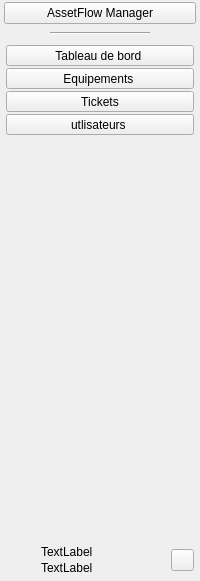
     <widget class="QWidget" name="BarreLaterale" native="true">
      <property name="sizePolicy">
       <sizepolicy hsizetype="Fixed" vsizetype="Preferred">
        <horstretch>0</horstretch>
        <verstretch>0</verstretch>
       </sizepolicy>
      </property>
      <property name="minimumSize">
       <size>
        <width>170</width>
        <height>581</height>
       </size>
      </property>
      <layout class="QVBoxLayout" name="verticalLayout">
       <property name="spacing">
        <number>8</number>
       </property>
       <property name="leftMargin">
        <number>4</number>
       </property>
       <property name="topMargin">
        <number>2</number>
       </property>
       <property name="rightMargin">
        <number>4</number>
       </property>
       <property name="bottomMargin">
        <number>2</number>
       </property>
       <item>
        <widget class="QPushButton" name="btn_icon_return_tableau_de_bord">
         <property name="sizePolicy">
          <sizepolicy hsizetype="MinimumExpanding" vsizetype="Fixed">
           <horstretch>0</horstretch>
           <verstretch>0</verstretch>
          </sizepolicy>
         </property>
         <property name="cursor">
          <cursorShape>PointingHandCursor</cursorShape>
         </property>
         <property name="text">
          <string>AssetFlow Manager</string>
         </property>
         <property name="icon">
          <iconset resource="icones.qrc">
           <normaloff>:/icon_noir/check-circle.svg</normaloff>:/icon_noir/check-circle.svg</iconset>
         </property>
         <property name="iconSize">
          <size>
           <width>15</width>
           <height>15</height>
          </size>
         </property>
        </widget>
       </item>
       <item alignment="Qt::AlignmentFlag::AlignHCenter">
        <widget class="Line" name="line">
         <property name="minimumSize">
          <size>
           <width>100</width>
           <height>0</height>
          </size>
         </property>
         <property name="orientation">
          <enum>Qt::Orientation::Horizontal</enum>
         </property>
        </widget>
       </item>
       <item>
        <widget class="QWidget" name="widget_4" native="true">
         <property name="sizePolicy">
          <sizepolicy hsizetype="MinimumExpanding" vsizetype="Fixed">
           <horstretch>0</horstretch>
           <verstretch>0</verstretch>
          </sizepolicy>
         </property>
         <property name="maximumSize">
          <size>
           <width>16777215</width>
           <height>16777215</height>
          </size>
         </property>
         <layout class="QVBoxLayout" name="verticalLayout_2">
          <property name="spacing">
           <number>2</number>
          </property>
          <property name="leftMargin">
           <number>2</number>
          </property>
          <property name="topMargin">
           <number>2</number>
          </property>
          <property name="rightMargin">
           <number>2</number>
          </property>
          <property name="bottomMargin">
           <number>2</number>
          </property>
          <item>
           <widget class="QToolButton" name="btn_bar_nav_tableau_de_bord">
            <property name="sizePolicy">
             <sizepolicy hsizetype="MinimumExpanding" vsizetype="Fixed">
              <horstretch>0</horstretch>
              <verstretch>0</verstretch>
             </sizepolicy>
            </property>
            <property name="cursor">
             <cursorShape>PointingHandCursor</cursorShape>
            </property>
            <property name="text">
             <string>Tableau de bord </string>
            </property>
            <property name="icon">
             <iconset resource="icones.qrc">
              <normaloff>:/icon_gris/home.svg</normaloff>:/icon_gris/home.svg</iconset>
            </property>
            <property name="iconSize">
             <size>
              <width>15</width>
              <height>15</height>
             </size>
            </property>
            <property name="toolButtonStyle">
             <enum>Qt::ToolButtonStyle::ToolButtonTextBesideIcon</enum>
            </property>
           </widget>
          </item>
          <item>
           <widget class="QToolButton" name="btn_bar_nav_equipement">
            <property name="sizePolicy">
             <sizepolicy hsizetype="MinimumExpanding" vsizetype="Fixed">
              <horstretch>0</horstretch>
              <verstretch>0</verstretch>
             </sizepolicy>
            </property>
            <property name="cursor">
             <cursorShape>PointingHandCursor</cursorShape>
            </property>
            <property name="text">
             <string>Equipements </string>
            </property>
            <property name="icon">
             <iconset resource="icones.qrc">
              <normaloff>:/icon_gris/monitor.svg</normaloff>:/icon_gris/monitor.svg</iconset>
            </property>
            <property name="iconSize">
             <size>
              <width>15</width>
              <height>15</height>
             </size>
            </property>
            <property name="toolButtonStyle">
             <enum>Qt::ToolButtonStyle::ToolButtonTextBesideIcon</enum>
            </property>
           </widget>
          </item>
          <item>
           <widget class="QToolButton" name="btn_bar_nav_tickets">
            <property name="sizePolicy">
             <sizepolicy hsizetype="MinimumExpanding" vsizetype="Fixed">
              <horstretch>0</horstretch>
              <verstretch>0</verstretch>
             </sizepolicy>
            </property>
            <property name="cursor">
             <cursorShape>PointingHandCursor</cursorShape>
            </property>
            <property name="text">
             <string>Tickets</string>
            </property>
            <property name="icon">
             <iconset resource="icones.qrc">
              <normaloff>:/icon_gris/layers.svg</normaloff>:/icon_gris/layers.svg</iconset>
            </property>
            <property name="iconSize">
             <size>
              <width>15</width>
              <height>15</height>
             </size>
            </property>
            <property name="toolButtonStyle">
             <enum>Qt::ToolButtonStyle::ToolButtonTextBesideIcon</enum>
            </property>
           </widget>
          </item>
          <item>
           <widget class="QToolButton" name="btn_bar_nav_utilisateurs">
            <property name="sizePolicy">
             <sizepolicy hsizetype="MinimumExpanding" vsizetype="Fixed">
              <horstretch>0</horstretch>
              <verstretch>0</verstretch>
             </sizepolicy>
            </property>
            <property name="cursor">
             <cursorShape>PointingHandCursor</cursorShape>
            </property>
            <property name="text">
             <string>utlisateurs </string>
            </property>
            <property name="icon">
             <iconset resource="icones.qrc">
              <normaloff>:/icon_gris/user.svg</normaloff>:/icon_gris/user.svg</iconset>
            </property>
            <property name="iconSize">
             <size>
              <width>15</width>
              <height>15</height>
             </size>
            </property>
            <property name="toolButtonStyle">
             <enum>Qt::ToolButtonStyle::ToolButtonTextBesideIcon</enum>
            </property>
           </widget>
          </item>
         </layout>
        </widget>
       </item>
       <item alignment="Qt::AlignmentFlag::AlignBottom">
        <widget class="QWidget" name="widget_5" native="true">
         <property name="sizePolicy">
          <sizepolicy hsizetype="Preferred" vsizetype="Fixed">
           <horstretch>0</horstretch>
           <verstretch>0</verstretch>
          </sizepolicy>
         </property>
         <layout class="QHBoxLayout" name="horizontalLayout_2">
          <property name="spacing">
           <number>2</number>
          </property>
          <property name="leftMargin">
           <number>2</number>
          </property>
          <property name="topMargin">
           <number>2</number>
          </property>
          <property name="rightMargin">
           <number>2</number>
          </property>
          <property name="bottomMargin">
           <number>2</number>
          </property>
          <item>
           <widget class="QLabel" name="label_photo_profil">
            <property name="sizePolicy">
             <sizepolicy hsizetype="Fixed" vsizetype="Fixed">
              <horstretch>0</horstretch>
              <verstretch>0</verstretch>
             </sizepolicy>
            </property>
            <property name="minimumSize">
             <size>
              <width>31</width>
              <height>31</height>
             </size>
            </property>
            <property name="text">
             <string/>
            </property>
           </widget>
          </item>
          <item>
           <widget class="QWidget" name="widget" native="true">
            <layout class="QVBoxLayout" name="verticalLayout_3">
             <property name="spacing">
              <number>2</number>
             </property>
             <property name="leftMargin">
              <number>2</number>
             </property>
             <property name="topMargin">
              <number>2</number>
             </property>
             <property name="rightMargin">
              <number>2</number>
             </property>
             <property name="bottomMargin">
              <number>2</number>
             </property>
             <item>
              <widget class="QLabel" name="label_nom_utilisateur_connecte">
               <property name="text">
                <string>TextLabel</string>
               </property>
              </widget>
             </item>
             <item>
              <widget class="QLabel" name="label_role_utilisateur">
               <property name="text">
                <string>TextLabel</string>
               </property>
              </widget>
             </item>
            </layout>
           </widget>
          </item>
          <item>
           <widget class="QToolButton" name="toolButton">
            <property name="cursor">
             <cursorShape>PointingHandCursor</cursorShape>
            </property>
            <property name="text">
             <string/>
            </property>
            <property name="icon">
             <iconset resource="icones.qrc">
              <normaloff>:/icon_gris/log-out.svg</normaloff>:/icon_gris/log-out.svg</iconset>
            </property>
            <property name="iconSize">
             <size>
              <width>15</width>
              <height>15</height>
             </size>
            </property>
           </widget>
          </item>
         </layout>
        </widget>
       </item>
      </layout>
     </widget>
